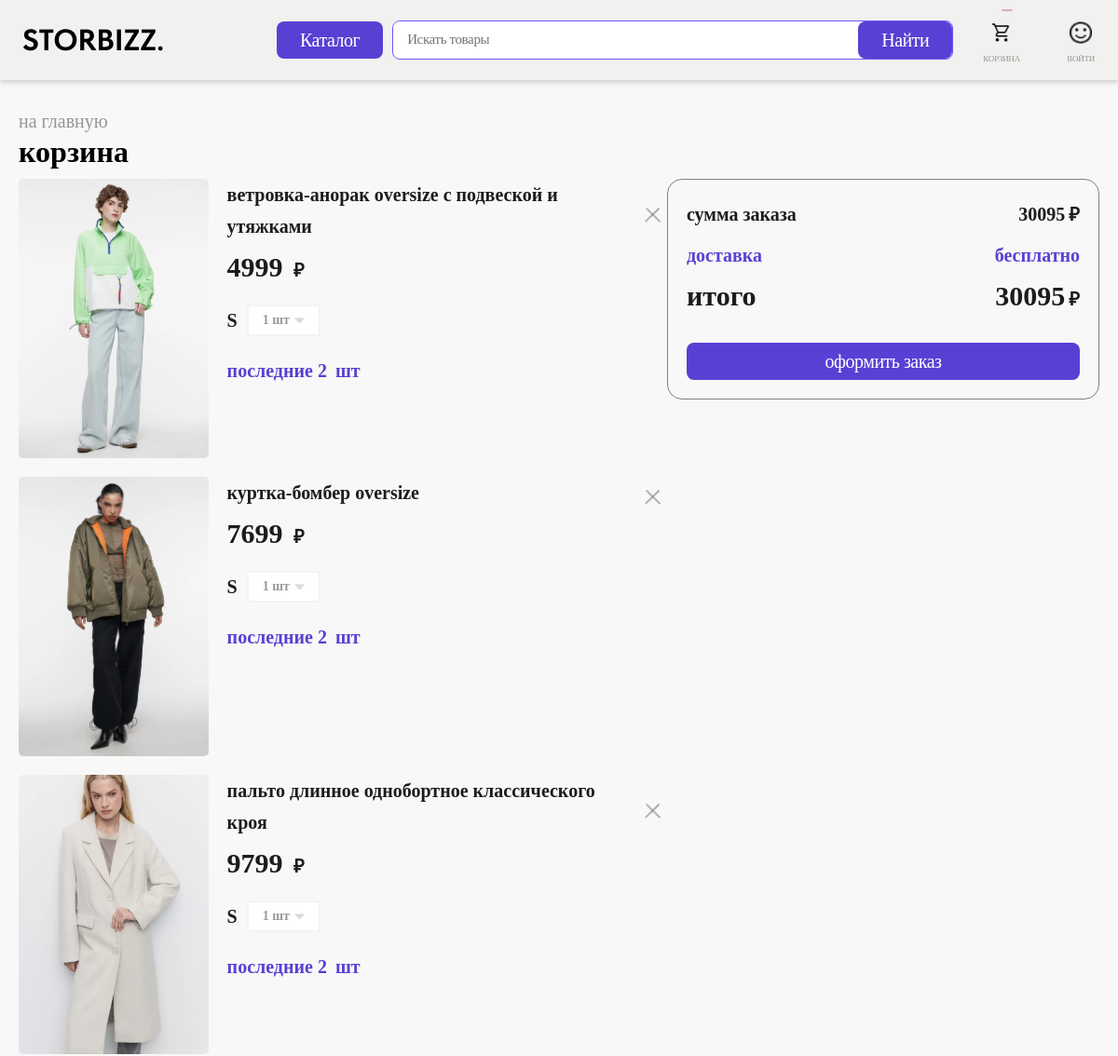
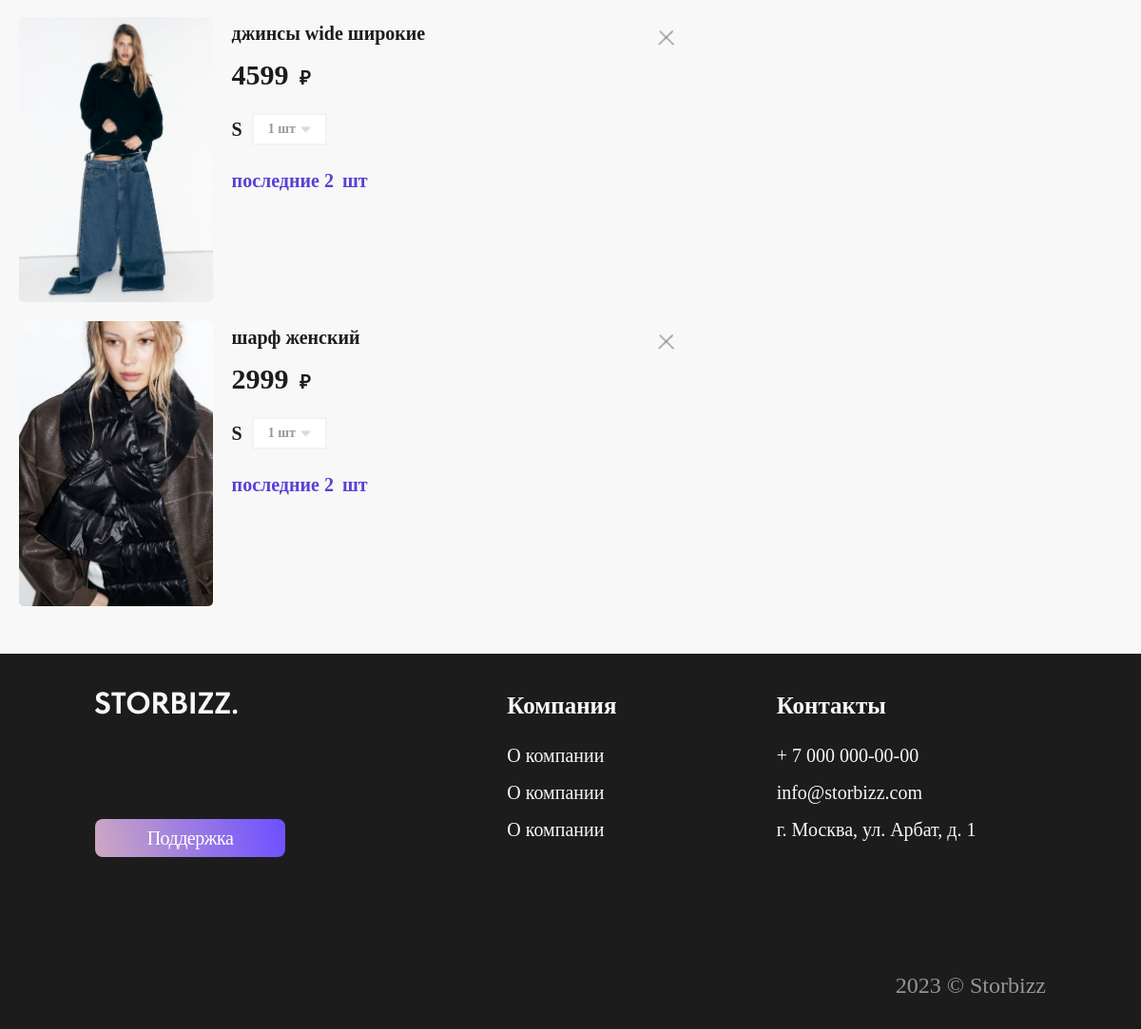
Page /cart/1 on the earlier database version (2 pictures, top to bottom).
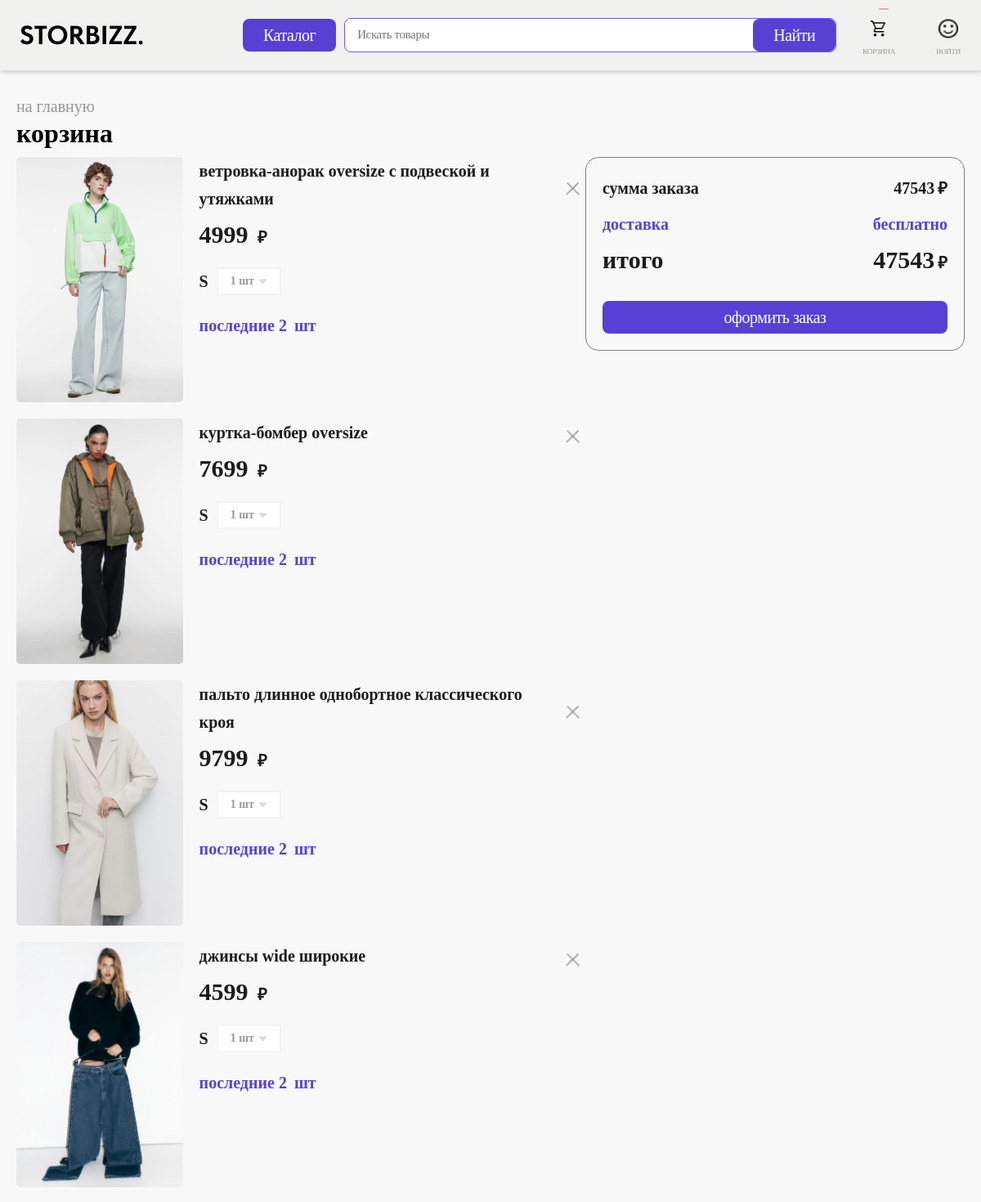
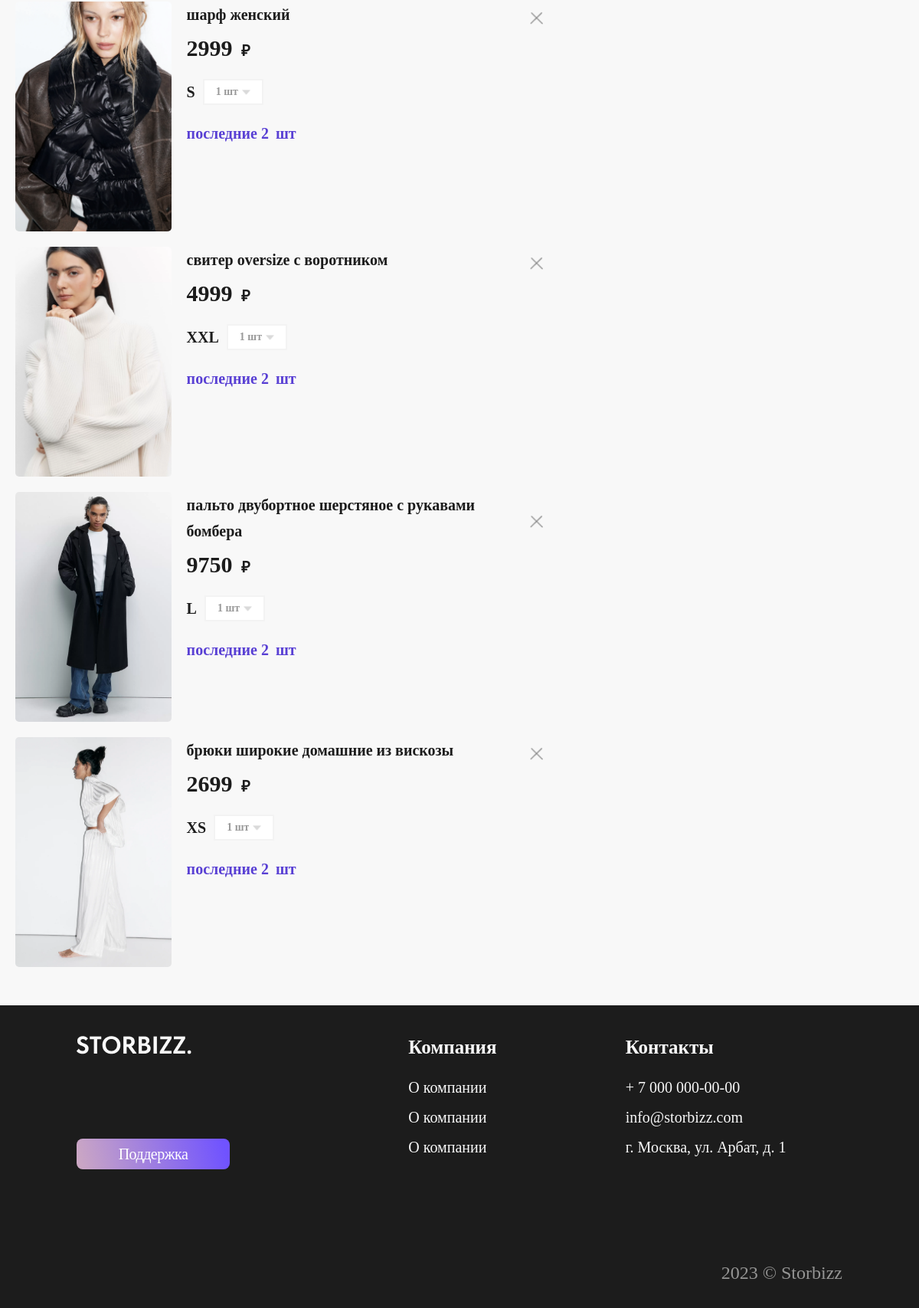
Same page on the later database version (2 pictures, top to bottom).
### shop/models.py (models this page shows)
class CartGood(models.Model):
    SIZE_CHOICES = (
        (0, 'XS'),
        (1, 'S'),
        (2, 'M'),
        (3, 'L'),
        (4, 'XL'),
        (5, 'XXL'),
    )
    cartThrough = models.ForeignKey(Cart, on_delete=models.CASCADE)
    goodThrough = models.ForeignKey(Good, on_delete=models.CASCADE)
    size = models.IntegerField(verbose_name='размер', null=True, blank=True, choices=SIZE_CHOICES)

class Good(models.Model):
    TYPE_CHOICES = (
        (0, 'Бомберы'),
        (1, 'Ветровки'),
        (2, 'Джинсовые куртки'),
        (3, 'Кожаные куртки'),
        (4, 'Куртки рубашки'),
        (5, 'Пальто'),
        (6, 'Пуховики'),
        (7, 'Тренчи'),
        (8, 'Куртки'),
        (9, 'Водолазки'),
        (10, 'Джемперы'),
        (11, 'Кардиганы'),
        (12, 'Свитеры'),
        (13, 'Джинсы'),
        (14, 'Платья'),
        (15, 'Футболки'),
        (16, 'Худи'),
        (17, 'Брюки'),
        (18, 'Блузы'),
        (19, 'Юбки'),
        (20, 'Пиджаки'),
        (21, 'Шорты'),
        (22, 'Топы и майки'),
        (23, 'Нижнее белье'),
        (24, 'Спортивная одежда'),
        (25, 'Одежда для дома'),
        (26, 'Обувь'),
        (27, 'Аксессуары'),
        (28, 'Жакеты'),
        (29, 'Поло'),
        (30, 'Лонгсливы'),
        (31, 'Толстовки'),
        (32, 'Свитшоты'),
        (33, 'Рубашки'),
    )
    GENDER_CHOICES = (
        (0, 'Мужское'),
        (1, 'Женское'),
        (2, 'Детское'),
    )
    name = models.CharField(max_length=255, verbose_name='наименование', null=True, blank=True)
    image_1 = models.ImageField(upload_to='img/', null=True, blank=True, verbose_name='изображение 1')
    image_2 = models.ImageField(upload_to='img/', null=True, blank=True, verbose_name='изображение 2')
    image_3 = models.ImageField(upload_to='img/', null=True, blank=True, verbose_name='изображение 3')
    image_4 = models.ImageField(upload_to='img/', null=True, blank=True, verbose_name='изображение 4')
    is_new = models.BooleanField(default=False, verbose_name='новинка')
    is_popular = models.BooleanField(default=False, verbose_name='популярный товар')
    price = models.FloatField(verbose_name='цена', null=True, blank=True)
    type = models.IntegerField(verbose_name='тип', null=True, blank=True, choices=TYPE_CHOICES)
    gender = models.IntegerField(verbose_name='пол', null=True, blank=True, choices=GENDER_CHOICES)
    description = models.TextField(verbose_name='описание', null=True, blank=True)
    color = models.CharField(max_length=20, verbose_name='цвет', null=True, blank=True)
    color_code = models.IntegerField(verbose_name='код цвета', null=True, blank=True)
    article = models.CharField(max_length=20, verbose_name='артикул', null=True, blank=True)
    material = models.TextField(verbose_name='состав', null=True, blank=True)
    recommendation = models.TextField(verbose_name='рекомендации', null=True, blank=True)
    carts = models.ManyToManyField('Cart', through='CartGood')
    orders = models.ManyToManyField('Order', through='OrderGood')

class Cart(models.Model):
    user = models.OneToOneField(User, related_name='cart', on_delete=models.CASCADE)
    goods = models.ManyToManyField(Good, through='CartGood')
    @property
    def goods_cost(self):
        price_sum = 0
        if self.goods:
            for good in self.goods.all():
                price_sum += good.price
        return price_sum
    @property
    def delivery_cost(self):
        cost = 349 if 5000 >= self.goods_cost > 0 else 0
        return cost
    @property
    def total(self):
        if self.goods:
            return self.goods_cost + self.delivery_cost
        else:
            return 0

### shop/views.py (the view)
# urls.py: path('cart/<int:pk>', CartDetailView.as_view(), name='cart'),
class CartDetailView(DetailView):
    model = Cart
    template_name = 'src/basket.html'
    context_object_name = 'cart'

### templates/src/basket.html (shortened to what this page needs)
{% extends './main.html' %}
{% load static %}
{% block content %}
    <main class="content">
     <div class="basket-content content-basket">
          <div class="content-basket__conteiner container">
             <a href="home.html" class="content-basket__title title-grey">на главную</a>
               <div class="content-basket__title title">корзина</div>
               <div class="content-basket__content">
                  <div class="content-basket__products">
                     <div class="content-basket__wrapper">
{% if not cart.goods.all %}
      Товаров в корзине нет
{% else %}
{% for good in cart.cartgood_set.all %}
<div class="basket-product">
   <a href="{% url 'shop:good' good.id %}" class="basket-product__img card-product__image  ibg"><img src="{{ good.goodThrough.image_1.url }}"
         alt="#"></a>
   <div class="basket-product__content">
      <div class="basket-product__top">
         <div class="basket-product__name card-product__name">{{ good.goodThrough.name }}</div>
         <a href="{% url 'shop:delete_from_cart' cart.id good.id %}" class="basket-product__delete "><img src="{% static 'img/img/close.png' %}" alt="#"></a>
      </div>
      <div class="basket-product__buttom">
         <div class="basket-product__price card-product__price rub">{{ good.goodThrough.price|floatformat:0 }}
         </div>
         <div class="basket-product__size-content">
            <div class="basket-product__size">{{ good.get_size_display }}</div>
            <div class="basket-product__select">
            </div>
         </div>
         <div class="basket-product__remainder">последние <span class="count">2 </span></div>
      </div>
   </div>
</div>
{% endfor %}
{% endif %}
                     </div>
                  </div>
                  <div class="content-basket__total">
                     <div class="content-basket__total-content">
                        <div class="content-basket__item">
                           <div class="content-basket__left content-basket__sum">сумма заказа</div>
                           <div class="content-basket__right content-basket__sum rub">{{ cart.goods_cost|floatformat:0 }}</div>
                        </div>
                        <div class="content-basket__item">
                           <div class="content-basket__left content-basket__delivery">доставка</div>
                           {% if cart.delivery_cost %}
                           <div class="content-basket__right content-basket__delivery">{{ cart.delivery_cost|floatformat:0 }}</div>
                           {% else %}
                           <div class="content-basket__right content-basket__delivery">бесплатно</div>
                           {% endif %}
                        </div>
                        <div class="content-basket__item">
                           <div class="content-basket__left content-basket__result">итого</div>
                           <div class="content-basket__right content-basket__result rub">{{ cart.total|floatformat:0 }}</div>
                        </div>
                        <a href="{% url 'shop:order' %}" type="submit" class="content-basket__btn btn  btn-input">оформить
                           заказ</a>
                     </div>
                  </div>
               </div>
            </div>
         </div>
      </main>
{% endblock content %}

Differences in the rows shown:
added CartGood: goodThrough.image_1 (picture), goodThrough.name "свитер oversize с воротником", goodThrough.price "4999", size "XXL"
added CartGood: goodThrough.image_1 (picture), goodThrough.name "пальто двубортное шерстяное с рукавами бомбера", goodThrough.price "9750", size "L"
added CartGood: goodThrough.image_1 (picture), goodThrough.name "брюки широкие домашние из вискозы", goodThrough.price "2699", size "XS"
computed for Cart: goods_cost "30095" → "47543"; total "30095" → "47543"
